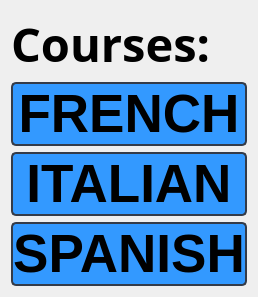
                  <widget class="QWidget" name="page_home">
                   <layout class="QFormLayout" name="formLayout">
                    <item row="0" column="0">
                     <widget class="QLabel" name="label_6">
                      <property name="enabled">
                       <bool>true</bool>
                      </property>
                      <property name="sizePolicy">
                       <sizepolicy hsizetype="Preferred" vsizetype="Maximum">
                        <horstretch>0</horstretch>
                        <verstretch>0</verstretch>
                       </sizepolicy>
                      </property>
                      <property name="font">
                       <font>
                        <family>Miriam</family>
                        <pointsize>35</pointsize>
                        <weight>75</weight>
                        <bold>true</bold>
                       </font>
                      </property>
                      <property name="styleSheet">
                       <string notr="true"/>
                      </property>
                      <property name="text">
                       <string>Courses:</string>
                      </property>
                      <property name="alignment">
                       <set>Qt::AlignLeading|Qt::AlignLeft|Qt::AlignVCenter</set>
                      </property>
                     </widget>
                    </item>
                    <item row="1" column="0" colspan="2">
                     <layout class="QFormLayout" name="formLayout_24">
                      <item row="0" column="0" colspan="2">
                       <widget class="QPushButton" name="SubjectButton_French">
                        <property name="font">
                         <font>
                          <pointsize>40</pointsize>
                          <weight>75</weight>
                          <bold>true</bold>
                         </font>
                        </property>
                        <property name="styleSheet">
                         <string notr="true">QPushButton {
	border: 2px solid rgb(52, 59, 72);
	border-radius: 5px;	
	 background: #3399ff;
}
QPushButton:hover {
	background-color: #2b82d9;
	border: 2px solid rgb(61, 70, 86);
}
QPushButton:pressed {	
	background-color: rgb(35, 40, 49);
	border: 2px solid rgb(43, 50, 61);
}</string>
                        </property>
                        <property name="text">
                         <string>FRENCH</string>
                        </property>
                       </widget>
                      </item>
                      <item row="1" column="0" colspan="2">
                       <widget class="QPushButton" name="SubjectButton_Italian">
                        <property name="font">
                         <font>
                          <pointsize>40</pointsize>
                          <weight>75</weight>
                          <bold>true</bold>
                         </font>
                        </property>
                        <property name="styleSheet">
                         <string notr="true">QPushButton {
	border: 2px solid rgb(52, 59, 72);
	border-radius: 5px;	
	 background: #3399ff;
}
QPushButton:hover {
	background-color: #2b82d9;
	border: 2px solid rgb(61, 70, 86);
}
QPushButton:pressed {	
	background-color: rgb(35, 40, 49);
	border: 2px solid rgb(43, 50, 61);
}</string>
                        </property>
                        <property name="text">
                         <string>ITALIAN</string>
                        </property>
                       </widget>
                      </item>
                      <item row="2" column="0" colspan="2">
                       <widget class="QPushButton" name="SubjectButton_Spanish">
                        <property name="font">
                         <font>
                          <pointsize>40</pointsize>
                          <weight>75</weight>
                          <bold>true</bold>
                         </font>
                        </property>
                        <property name="styleSheet">
                         <string notr="true">QPushButton {
	border: 2px solid rgb(52, 59, 72);
	border-radius: 5px;	
	 background: #3399ff;
}
QPushButton:hover {
	background-color: #2b82d9;
	border: 2px solid rgb(61, 70, 86);
}
QPushButton:pressed {	
	background-color: rgb(35, 40, 49);
	border: 2px solid rgb(43, 50, 61);
}</string>
                        </property>
                        <property name="text">
                         <string>SPANISH</string>
                        </property>
                       </widget>
                      </item>
                     </layout>
                    </item>
                   </layout>
                  </widget>
